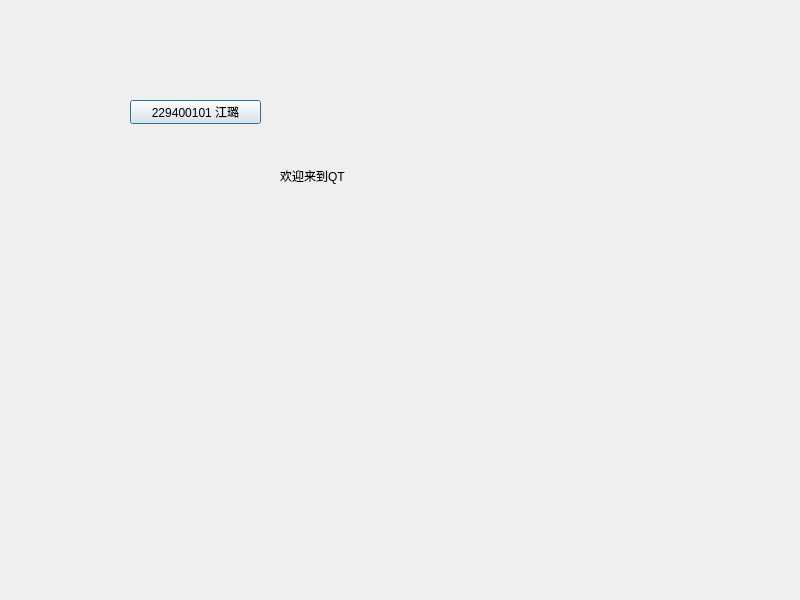
<?xml version="1.0" encoding="UTF-8"?>
<ui version="4.0">
 <class>HelloDialog</class>
 <widget class="QDialog" name="HelloDialog">
  <property name="geometry">
   <rect>
    <x>0</x>
    <y>0</y>
    <width>800</width>
    <height>600</height>
   </rect>
  </property>
  <property name="windowTitle">
   <string>HelloDialog</string>
  </property>
  <widget class="QLabel" name="label">
   <property name="geometry">
    <rect>
     <x>280</x>
     <y>140</y>
     <width>131</width>
     <height>71</height>
    </rect>
   </property>
   <property name="text">
    <string>欢迎来到QT</string>
   </property>
  </widget>
  <widget class="QPushButton" name="pushButton">
   <property name="geometry">
    <rect>
     <x>130</x>
     <y>100</y>
     <width>131</width>
     <height>24</height>
    </rect>
   </property>
   <property name="text">
    <string>229400101 江璐</string>
   </property>
  </widget>
 </widget>
 <resources/>
 <connections/>
</ui>
